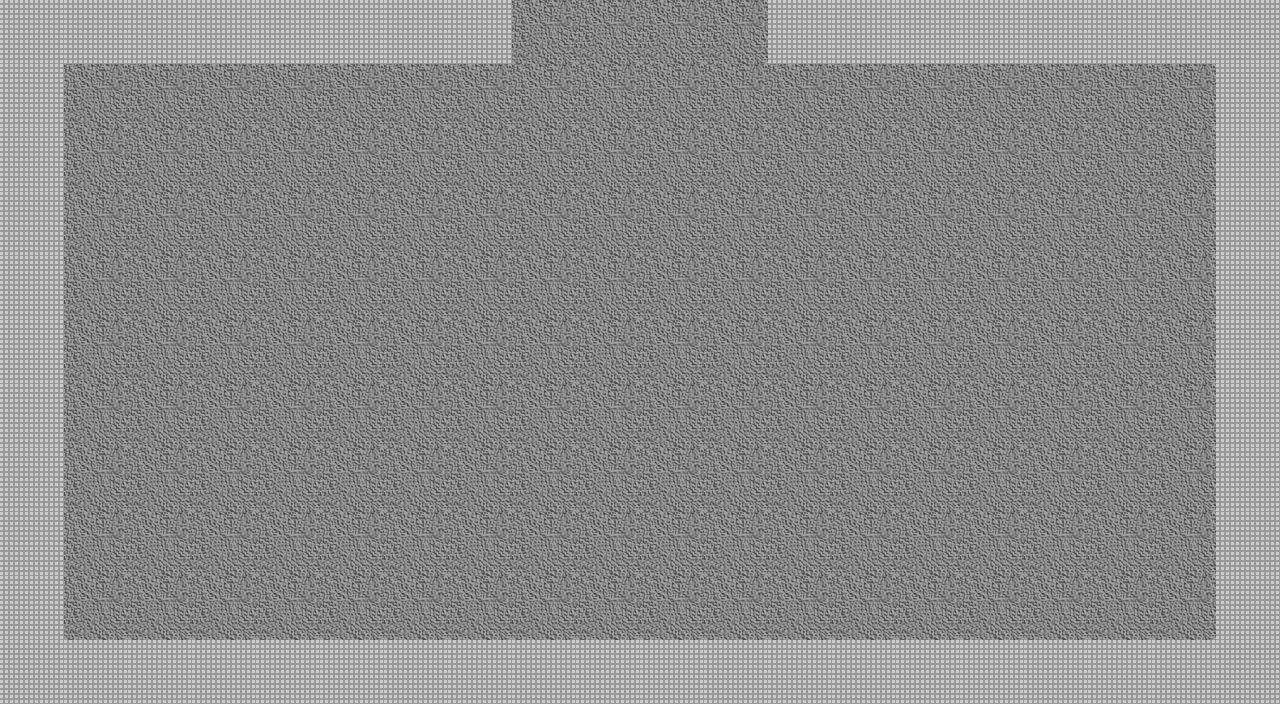

This is a level from a 2D game, rendered from its Tiled map with the project's own tilesets. A one-line summary and the map file follow, with tile-layer data summarised:
An orthogonal 20x11 tile map with 64x64 px tiles, 2 tile layers (Floor, Wall), 3 tilesets and 14 objects.

<map version="1.0" orientation="orthogonal" renderorder="right-down" width="20" height="11" tilewidth="64" tileheight="64" nextobjectid="94">
 <properties>
  <property name="unity:resource" value="True" />
  <property name="unity:tag" value="Room" />
 </properties>
 <tileset firstgid="1" source="DungeonTilePH.tsx" />
 <tileset firstgid="3" source="MobSpawner.tsx" />
 <tileset firstgid="8" source="DestructSpawn.tsx" />
 <layer name="Floor" width="20" height="11">
  <properties>
   <property name="unity:sortingLayerName" value="Floor" />
   <property name="unity:tag" value="Floor" />
  </properties>
  <data>[220 cells, 220 non-empty, 1 distinct tile ids]</data>
 </layer>
 <layer name="Wall" width="20" height="11">
  <properties>
   <property name="ChildTag" value="Wall" />
   <property name="unity:tag" value="Wall" />
  </properties>
  <data>[220 cells, 54 non-empty, 1 distinct tile ids]</data>
 </layer>
 <objectgroup name="Destructables">
  <object id="71" gid="8" x="1152" y="128" width="64" height="64" />
  <object id="72" gid="8" x="1152" y="640" width="64" height="64" />
  <object id="73" gid="8" x="64" y="640" width="64" height="64" />
  <object id="75" gid="8" x="64" y="128" width="64" height="64" />
  <object id="91" gid="8" x="576" y="384" width="64" height="64" />
  <object id="92" gid="8" x="640" y="384" width="64" height="64" />
 </objectgroup>
 <objectgroup name="Mobs">
  <object id="87" gid="7" x="448" y="256" width="64" height="64" />
  <object id="88" gid="7" x="768" y="256" width="64" height="64" />
  <object id="89" gid="7" x="448" y="512" width="64" height="64" />
  <object id="90" gid="7" x="768" y="512" width="64" height="64" />
 </objectgroup>
 <objectgroup name="Exits">
  <object id="17" x="512" y="0" width="256" height="32">
   <properties>
    <property name="Exit" value="N" />
   </properties>
  </object>
  <object id="18" x="0" y="256" width="32" height="192">
   <properties>
    <property name="Exit" value="W" />
   </properties>
  </object>
  <object id="19" x="1248" y="256" width="32" height="192">
   <properties>
    <property name="Exit" value="E" />
   </properties>
  </object>
  <object id="21" x="512" y="672" width="256" height="33.3333">
   <properties>
    <property name="Exit" value="S" />
   </properties>
  </object>
 </objectgroup>
</map>
